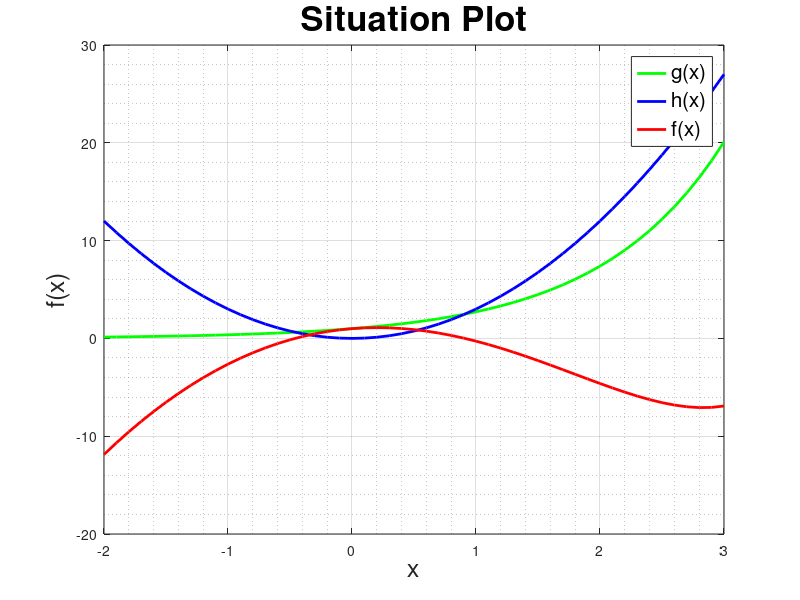

The MATLAB script that drew this image:
%Code written by Raul G.
%Numerical Methods for Engineering.
%--------------------------------------------------------------------------
%Firstly, I clear all command windows and workspace in order to have all
%set up for the homework.
clear
clc
clearvars 
%% 
%--------------------------------------------------------------------------
%In this kind of exercises, it is important to plot first the functions
%that I will use for applying the numerical method.

x = -2:0.1:3;
g = exp(x);
h = 3*x.^2;

%Then, I plot all the functions in the same plot;

figure(1)
plot(x,g, "g-","LineWidth",2,"DisplayName","g(x)");
hold on
plot(x,h,"b-","Linewidth",2,"DisplayName","h(x)");
grid on
grid minor
title("Situation Plot","FontSize",25)
xlabel("x","FontSize",18)
ylabel("f(x)","FontSize",18)
legend('FontSize',15)

%Next, I try to fin the intersection of g and h, which will form my f(x)
%that I will need to use in order to perform the iterations.

f = g - h;
f1 = exp(x) - 3*x.^2;

%Then I plot the function to see how it looks like and create the plot
% demanded by the exercise.

plot(x,f1,"r-","Linewidth",2,"DisplayName","f(x)");

%% 

%Once I did the plot and I have seen how it looks function f(x), I set the
%initial values and start the iterations.

xo = input('Initial Value');
xk = xo;
fprintf('Inter: x_o = %f\n',xo)

%Then, I start the for loop to perform the three iterations demanded.

maxIter = 3;
for i = 1:maxIter

    %I state and plot my main function f(x), which is set below.

    fo = exp(xk) - (3*xk^2);

    %To perform the iterations with Newton's method, I require the
    %derivative function too.

    derf = exp(xk) - 6*xk;

    %Next, I compute the first iteration.

    x1 = (xk - fo/derf);

    %Also, I set the format of the output fields as I did above.
    
    fprintf('Inter: %d_x1 \n',i,x1);
   

    %Finally, I compute x1 and xk and I run the code to check if everything
    %is right and works smoothly.

    xk = x1;

end
%--------------------------------------------------------------------------
%This is the end of homework 7.
%--------------------------------------------------------------------------



